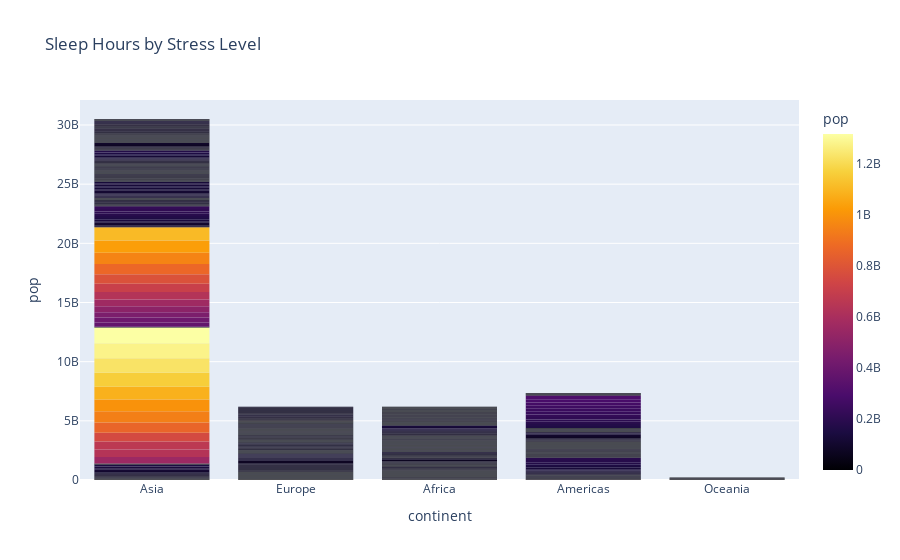

Notebook cell for this chart:
### Markdown cell above
Using *color_continuous_scale* for color gradient

### Code cell
fig = px.bar(data, x='continent', y='pop', title='Sleep Hours by Stress Level',
             color= 'pop', color_continuous_scale = 'inferno')
fig.update_traces(opacity=1, marker_line_width=0)
fig.show()

### Figure 1 — Plotly figure (JSON) as saved in the notebook; plotly's stock layout.template omitted (floating-point values rounded to 4 significant figures; data arrays with more than 128 entries replaced by an {"elided": "..."} marker saying what was removed)
{"data": [{"hovertemplate": "continent=%{x}<br>pop=%{marker.color}<extra></extra>", "legendgroup": "", "marker": {"color": {"elided": "1704 int values"}, "coloraxis": "coloraxis", "line": {"width": 0}, "pattern": {"shape": ""}}, "name": "", "opacity": 1, "orientation": "v", "showlegend": false, "textposition": "auto", "type": "bar", "x": {"elided": "1704 str values"}, "xaxis": "x", "y": {"elided": "1704 int values"}, "yaxis": "y"}], "layout": {"barmode": "relative", "coloraxis": {"colorbar": {"title": {"text": "pop"}}, "colorscale": [[0, "#000004"], [0.1111, "#1b0c41"], [0.2222, "#4a0c6b"], [0.3333, "#781c6d"], [0.4444, "#a52c60"], [0.5556, "#cf4446"], [0.6667, "#ed6925"], [0.7778, "#fb9b06"], [0.8889, "#f7d13d"], [1, "#fcffa4"]]}, "legend": {"tracegroupgap": 0}, "title": {"text": "Sleep Hours by Stress Level"}, "xaxis": {"anchor": "y", "domain": [0, 1], "title": {"text": "continent"}}, "yaxis": {"anchor": "x", "domain": [0, 1], "title": {"text": "pop"}}}}
